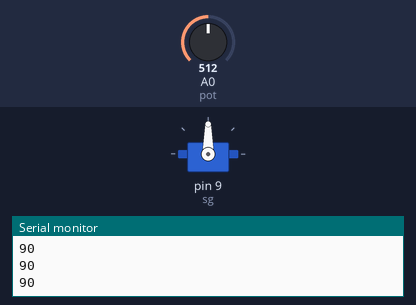
Simulated run of this sketch. Board: Arduino Uno, built with avr-gcc and run on an emulated ATmega328P. On the bench: servo, the last lines printed to the serial monitor. Inputs (shaded band) come from the test bench; at power-on: A0 (pot) = 512.

Above: at 1.2 s.
1.3 s: A0 (pot) set to 716
At 2.4 s:
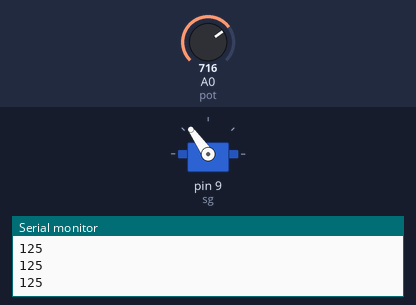
2.8 s: A0 (pot) set to 900
At 3.5 s:
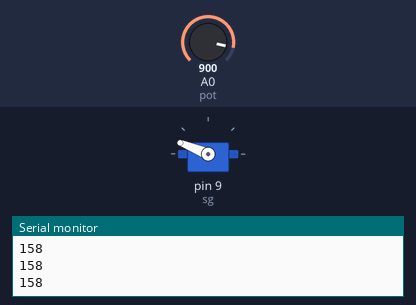
4.3 s: A0 (pot) set to 1023
At 5.5 s:
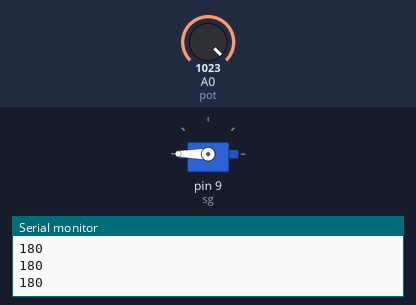
5.8 s: A0 (pot) set to 306
At 7.0 s:
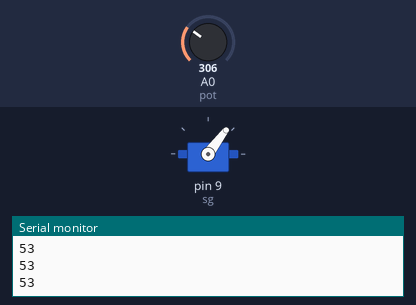
7.3 s: A0 (pot) set to 122
At 8.0 s:
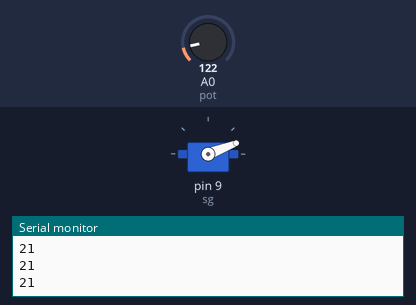
8.8 s: A0 (pot) set to 0
At 9.2 s:
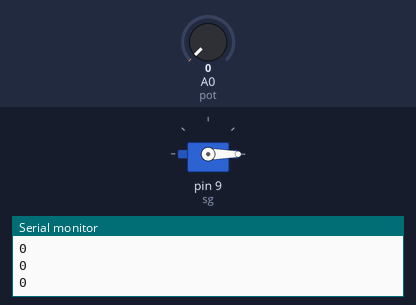
Timing chart, 0 to 11.3 s (numbered marks = the images above; inputs shaded):
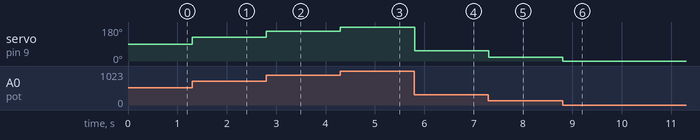

Measured:
- after the input at 1.3 s, servo on pin 9 (sg): 90° → 125° at once
- after the input at 2.8 s, servo on pin 9 (sg): 125° → 158° at once
- after the input at 4.3 s, servo on pin 9 (sg): 158° → 180° at once
- after the input at 5.8 s, servo on pin 9 (sg): 180° → 53° at once
- after the input at 7.3 s, servo on pin 9 (sg): 53° → 21° at once
- after the input at 8.8 s, servo on pin 9 (sg): 21° → 0° at once

The sketch:

Servo_Motor_Pot.ino
```cpp
#include <Servo.h>
const int pot = A0;
Servo sg;            // create a servo object
int value, deg;

void setup(){
    sg.attach( 9 );  // defined servo pin
    Serial.begin(9600);
}

void loop(){

    value = analogRead( pot );
    deg = map( value, 0, 1023, 0, 180 );

    Serial.println( deg );

    sg.write( deg );
    delay( 10 );
}
```
